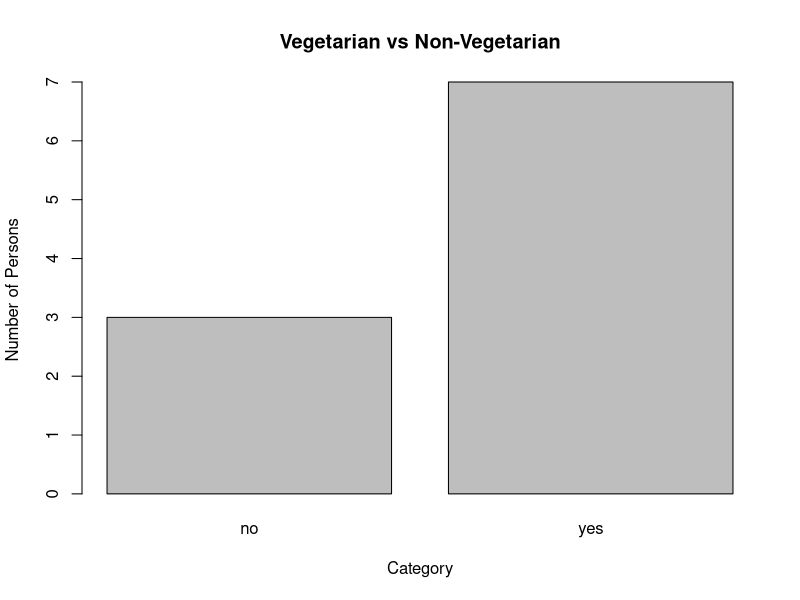

Write R code to recreate this figure.
person <- c(
  "Gopu", "Babu", "Baby", "Gopal", "Krishna",
  "Jai", "Dev", "Malini", "Hema", "Anu"
)

vegetarian <- c(
  "yes", "yes", "yes", "no", "yes",
  "no", "no", "yes", "yes", "yes"
)

data <- data.frame(
  Person = person,
  Vegetarian = vegetarian
)

print(data)

# Count
count <- table(data$Vegetarian)

print(count)

# Display values
cat("Vegetarian:", count["yes"], "\n")
cat("Non-Vegetarian:", count["no"], "\n")

# Find greater count
if(count["yes"] > count["no"]) {
  cat("Vegetarian count is greater\n")
} else if(count["no"] > count["yes"]) {
  cat("Non-Vegetarian count is greater\n")
} else {
  cat("Both are equal\n")
}

# Bar plot
barplot(
  count,
  main = "Vegetarian vs Non-Vegetarian",
  xlab = "Category",
  ylab = "Number of Persons"
)
